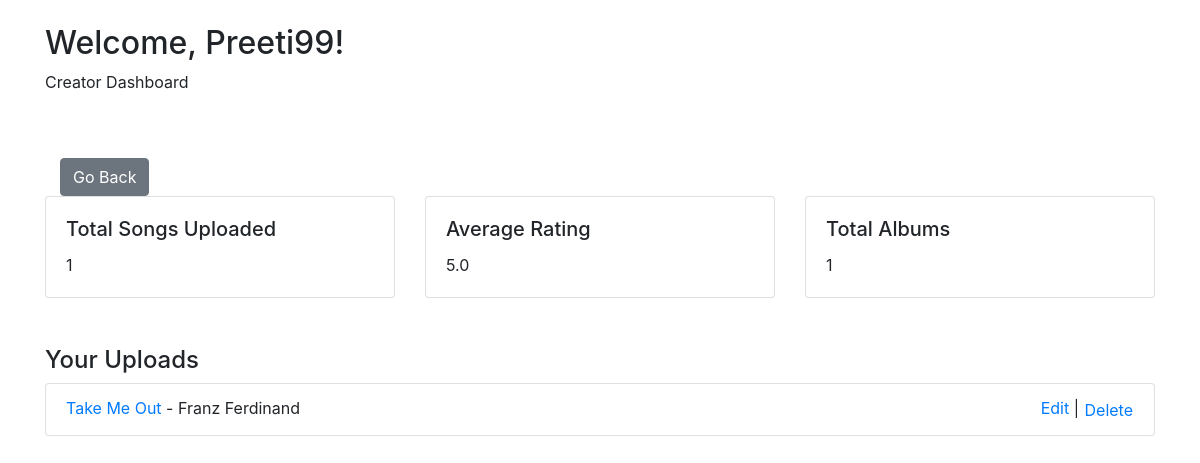
The app's page /creator_dashboard/Preeti99 with its own data.
### mad_1_model.py (models this page shows)
class User(db.Model):
    id = db.Column(db.Integer, primary_key=True)
    username = db.Column(db.String(80), unique=True, nullable=False)
    password = db.Column(db.String(128), nullable=False)
    first_name = db.Column(db.String(50))
    last_name = db.Column(db.String(50))
    mobile_number = db.Column(db.String(15))
    address = db.Column(db.String(255))
    role = db.Column(db.String(20), default='user')
    songs = db.relationship('Song', backref='user', cascade='all, delete-orphan')
    comments = db.relationship('Comment', backref='user', cascade='all, delete-orphan')
    playlists = db.relationship('Playlist', backref='user', lazy=True, cascade='all, delete-orphan')
    albums = db.relationship('Album', backref='user', cascade='all, delete-orphan')

class Song(db.Model):
    id = db.Column(db.Integer, primary_key=True)
    title = db.Column(db.String(100), nullable=False)
    artist = db.Column(db.String(100), nullable=False)
    lyrics = db.Column(db.Text, nullable=True)
    release_date = db.Column(db.Date, nullable=True)
    user_id = db.Column(db.Integer, db.ForeignKey('user.id', ondelete='CASCADE'), nullable=False)
    album_id = db.Column(db.Integer, db.ForeignKey('album.id', ondelete='CASCADE'), nullable=False)
    comments = db.relationship('Comment', backref='song', cascade='all, delete-orphan')

### mad_1_app.py (the view)
@app.route('/creator_dashboard/<username>' , methods=["GET","POST"])
def creator_dashboard(username):
    user = User.query.filter_by(username=username).first()
    if user and user.role == "creator":
        def calculate_average_rating(creator_id):
            ratings = Comment.query.filter_by(user_id=creator_id).with_entities(Comment.value).all()
            if not ratings:
                return 0
            average_rating = sum(rating[0] for rating in ratings) / len(ratings)
            return round(average_rating,2)
        total_songs = Song.query.filter_by(user_id=user.id).count()
        average_rating = calculate_average_rating(user.id)
        total_albums = Album.query.filter_by(user_id=user.id).count()
        user_uploads = Song.query.filter_by(user_id=user.id).all()
        return render_template(
            'mad_1_profile_creator_dashboard.html',
            user=user,
            total_songs=total_songs,
            average_rating=average_rating,
            total_albums=total_albums,
            user_uploads=user_uploads,
        )

### templates/mad_1_profile_creator_dashboard.html (shortened to what this page needs)
<!DOCTYPE html>
<html lang="en">
<head>
    <link rel="stylesheet" href="https://stackpath.bootstrapcdn.com/bootstrap/4.5.2/css/bootstrap.min.css">
</head>
<body>
    <div class="container mt-4">
        <h2>Welcome, {{ user.username }}!</h2>
        <p>Creator Dashboard</p>
        <div class="container mt-5">
            <a href="{{ url_for('dashboard', username=user.username) }}" class="btn btn-secondary mt-3">Go Back</a>
    </div>
        <div class="row">
            <div class="col-md-4 mb-4">
                <div class="card">
                    <div class="card-body">
                        <h5 class="card-title">Total Songs Uploaded</h5>
                        <p class="card-text">{{ total_songs }}</p>
                    </div>
                </div>
            </div>
            <div class="col-md-4 mb-4">
                <div class="card">
                    <div class="card-body">
                        <h5 class="card-title">Average Rating</h5>
                        <p class="card-text">{{ average_rating }}</p>
                    </div>
                </div>
            </div>
            <div class="col-md-4 mb-4">
                <div class="card">
                    <div class="card-body">
                        <h5 class="card-title">Total Albums</h5>
                        <p class="card-text">{{ total_albums }}</p>
                    </div>
                </div>
            </div>
        </div>
        <h4 class="mt-4">Your Uploads</h4>
        <ul class="list-group">
            {% for song in user_uploads %}
                <li class="list-group-item">
                    <a href="{{ url_for('play_song', song_id=song.id , username=user.username) }}">{{ song.title }}</a> - {{ song.artist }}
                    <span class="float-right">
                        <a href="{{ url_for('edit_song', song_id=song.id) }}">Edit</a> |
                        <form method="post" action="{{ url_for('delete_song', song_id=song.id) }}" style="display: inline;">
                            <button type="submit" class="btn btn-link p-0 m-0" >Delete</button>
                        </form>
                    </span>
                </li>
            {% endfor %}
        </ul>
    </div>
</body>
</html>

### records on screen
User: username "Preeti99"
Song: title "Take Me Out", artist "Franz Ferdinand"

### other values on screen
{{ total_songs }} "1"
{{ average_rating }} "5.0"
{{ total_albums }} "1"
